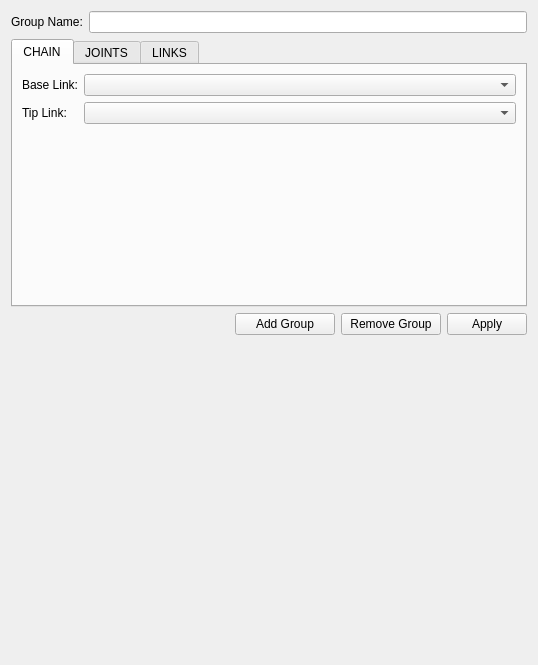
<?xml version="1.0" encoding="UTF-8"?>
<ui version="4.0">
 <class>KinematicGroupsEditorWidget</class>
 <widget class="QWidget" name="KinematicGroupsEditorWidget">
  <property name="geometry">
   <rect>
    <x>0</x>
    <y>0</y>
    <width>538</width>
    <height>665</height>
   </rect>
  </property>
  <property name="sizePolicy">
   <sizepolicy hsizetype="Expanding" vsizetype="Expanding">
    <horstretch>0</horstretch>
    <verstretch>0</verstretch>
   </sizepolicy>
  </property>
  <property name="windowTitle">
   <string>Form</string>
  </property>
  <layout class="QVBoxLayout" name="verticalLayout">
   <property name="sizeConstraint">
    <enum>QLayout::SetNoConstraint</enum>
   </property>
   <item>
    <widget class="QFrame" name="frame_2">
     <property name="frameShape">
      <enum>QFrame::NoFrame</enum>
     </property>
     <property name="frameShadow">
      <enum>QFrame::Raised</enum>
     </property>
     <layout class="QHBoxLayout" name="horizontalLayout_2">
      <property name="leftMargin">
       <number>0</number>
      </property>
      <property name="topMargin">
       <number>0</number>
      </property>
      <property name="rightMargin">
       <number>0</number>
      </property>
      <property name="bottomMargin">
       <number>0</number>
      </property>
      <item>
       <widget class="QLabel" name="groupNameLabel">
        <property name="text">
         <string>Group Name:</string>
        </property>
       </widget>
      </item>
      <item>
       <widget class="QLineEdit" name="groupNameLineEdit"/>
      </item>
     </layout>
    </widget>
   </item>
   <item>
    <widget class="QTabWidget" name="kinGroupTabWidget">
     <property name="currentIndex">
      <number>0</number>
     </property>
     <widget class="QWidget" name="chainTab">
      <attribute name="title">
       <string>CHAIN</string>
      </attribute>
      <layout class="QGridLayout" name="formLayout1" rowstretch="0,0,0" columnstretch="0,1">
       <item row="1" column="0">
        <widget class="QLabel" name="tipLinkNameLabel">
         <property name="text">
          <string>Tip Link:</string>
         </property>
        </widget>
       </item>
       <item row="1" column="1">
        <widget class="tesseract_gui::ComboBox" name="tipLinkNameComboBox"/>
       </item>
       <item row="0" column="0">
        <widget class="QLabel" name="baseLinkNameLabel">
         <property name="text">
          <string>Base Link:</string>
         </property>
        </widget>
       </item>
       <item row="0" column="1">
        <widget class="tesseract_gui::ComboBox" name="baseLinkNameComboBox"/>
       </item>
       <item row="2" column="0">
        <spacer name="verticalSpacer">
         <property name="orientation">
          <enum>Qt::Vertical</enum>
         </property>
         <property name="sizeHint" stdset="0">
          <size>
           <width>20</width>
           <height>40</height>
          </size>
         </property>
        </spacer>
       </item>
      </layout>
     </widget>
     <widget class="QWidget" name="jointsTab">
      <attribute name="title">
       <string>JOINTS</string>
      </attribute>
      <layout class="QGridLayout" name="formLayout2" columnstretch="0,1,0,0">
       <item row="0" column="0">
        <widget class="QLabel" name="jointLabel">
         <property name="text">
          <string>Joint:</string>
         </property>
        </widget>
       </item>
       <item row="0" column="2">
        <widget class="QPushButton" name="addJointPushButton">
         <property name="minimumSize">
          <size>
           <width>100</width>
           <height>0</height>
          </size>
         </property>
         <property name="text">
          <string>Add Joint</string>
         </property>
        </widget>
       </item>
       <item row="0" column="1">
        <widget class="tesseract_gui::ComboBox" name="jointComboBox"/>
       </item>
       <item row="0" column="3">
        <widget class="QPushButton" name="removeJointPushButton">
         <property name="minimumSize">
          <size>
           <width>100</width>
           <height>0</height>
          </size>
         </property>
         <property name="text">
          <string>Remove Joint</string>
         </property>
        </widget>
       </item>
       <item row="1" column="0" colspan="4">
        <widget class="QListWidget" name="jointListWidget">
         <property name="editTriggers">
          <set>QAbstractItemView::NoEditTriggers</set>
         </property>
        </widget>
       </item>
      </layout>
     </widget>
     <widget class="QWidget" name="linksTab">
      <attribute name="title">
       <string>LINKS</string>
      </attribute>
      <layout class="QGridLayout" name="formLayout3" columnstretch="0,1,0,0">
       <item row="0" column="0">
        <widget class="QLabel" name="linkLabel">
         <property name="text">
          <string>Link:</string>
         </property>
        </widget>
       </item>
       <item row="0" column="1">
        <widget class="tesseract_gui::ComboBox" name="linkComboBox"/>
       </item>
       <item row="0" column="2">
        <widget class="QPushButton" name="addLinkPushButton">
         <property name="minimumSize">
          <size>
           <width>100</width>
           <height>0</height>
          </size>
         </property>
         <property name="text">
          <string>Add Link</string>
         </property>
        </widget>
       </item>
       <item row="0" column="3">
        <widget class="QPushButton" name="removeLinkPushButton">
         <property name="minimumSize">
          <size>
           <width>100</width>
           <height>0</height>
          </size>
         </property>
         <property name="text">
          <string>Remove Link</string>
         </property>
        </widget>
       </item>
       <item row="1" column="0" colspan="4">
        <widget class="QListWidget" name="linkListWidget">
         <property name="editTriggers">
          <set>QAbstractItemView::NoEditTriggers</set>
         </property>
        </widget>
       </item>
      </layout>
     </widget>
    </widget>
   </item>
   <item>
    <widget class="QFrame" name="frame">
     <property name="frameShape">
      <enum>QFrame::NoFrame</enum>
     </property>
     <property name="frameShadow">
      <enum>QFrame::Raised</enum>
     </property>
     <layout class="QHBoxLayout" name="horizontalLayout">
      <property name="leftMargin">
       <number>0</number>
      </property>
      <property name="topMargin">
       <number>0</number>
      </property>
      <property name="rightMargin">
       <number>0</number>
      </property>
      <property name="bottomMargin">
       <number>0</number>
      </property>
      <item>
       <spacer name="horizontalSpacer">
        <property name="orientation">
         <enum>Qt::Horizontal</enum>
        </property>
        <property name="sizeHint" stdset="0">
         <size>
          <width>40</width>
          <height>20</height>
         </size>
        </property>
       </spacer>
      </item>
      <item>
       <widget class="QPushButton" name="addGroupPushButton">
        <property name="minimumSize">
         <size>
          <width>100</width>
          <height>0</height>
         </size>
        </property>
        <property name="text">
         <string>Add Group</string>
        </property>
       </widget>
      </item>
      <item>
       <widget class="QPushButton" name="removeGroupPushButton">
        <property name="minimumSize">
         <size>
          <width>100</width>
          <height>0</height>
         </size>
        </property>
        <property name="text">
         <string>Remove Group</string>
        </property>
       </widget>
      </item>
      <item>
       <widget class="QPushButton" name="applyPushButton">
        <property name="text">
         <string>Apply</string>
        </property>
       </widget>
      </item>
     </layout>
    </widget>
   </item>
   <item>
    <widget class="tesseract_gui::KinematicGroupsWidget" name="kinGroupsWidget" native="true">
     <property name="sizePolicy">
      <sizepolicy hsizetype="Preferred" vsizetype="Preferred">
       <horstretch>0</horstretch>
       <verstretch>1</verstretch>
      </sizepolicy>
     </property>
    </widget>
   </item>
  </layout>
 </widget>
 <customwidgets>
  <customwidget>
   <class>tesseract_gui::ComboBox</class>
   <extends>QComboBox</extends>
   <header>tesseract_qt/common/combo_box.h</header>
  </customwidget>
  <customwidget>
   <class>tesseract_gui::KinematicGroupsWidget</class>
   <extends>QWidget</extends>
   <header>tesseract_qt/kinematic_groups/kinematic_groups_widget.h</header>
   <container>1</container>
  </customwidget>
 </customwidgets>
 <resources/>
 <connections/>
</ui>
